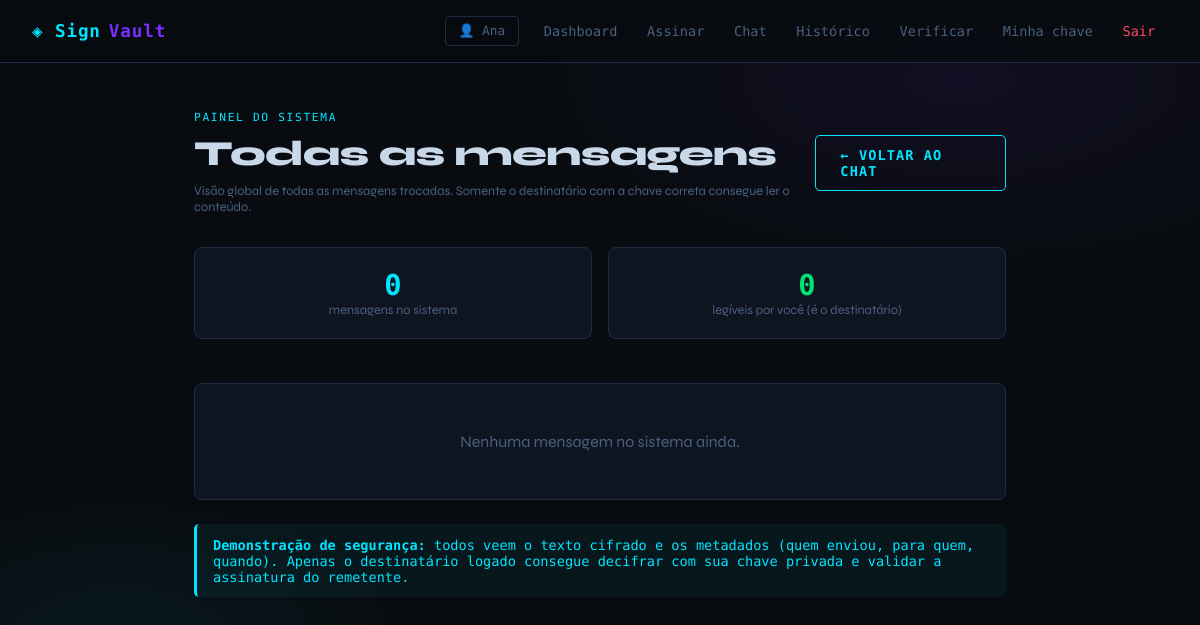
/chat/admin/todas (signed in), run on an earlier commit of the app's database.
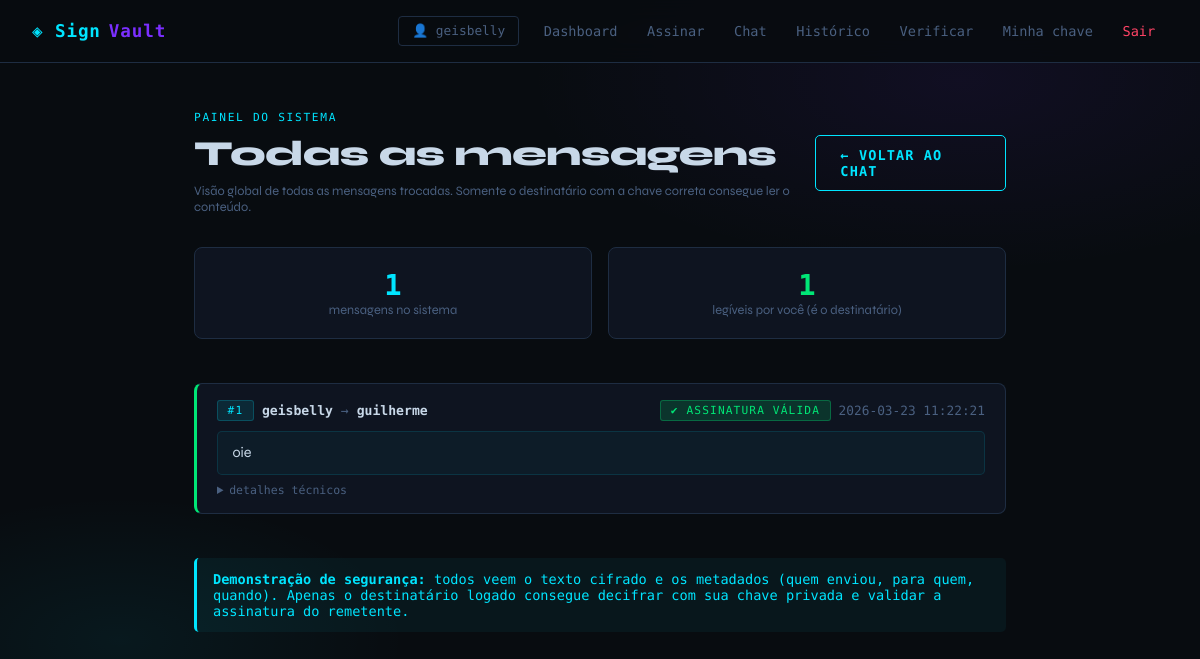
And on a later commit of the database.
### tables this page shows
CREATE TABLE usuarios (
                id INTEGER PRIMARY KEY AUTOINCREMENT,
                nome TEXT UNIQUE NOT NULL,
                senha TEXT NOT NULL,
                criado_em TEXT NOT NULL
            );

CREATE TABLE mensagens (
                id INTEGER PRIMARY KEY AUTOINCREMENT,
                remetente_id        INTEGER NOT NULL,
                destinatario_id     INTEGER NOT NULL,
                texto_cifrado       TEXT NOT NULL,
                texto_cifrado_rem   TEXT NOT NULL,
                assinatura          TEXT NOT NULL,
                hash_texto          TEXT NOT NULL,
                algoritmo           TEXT NOT NULL DEFAULT 'RSA-OAEP-AES256GCM+PKCS1v15-SHA256',
                enviado_em          TEXT NOT NULL,
                lida                INTEGER NOT NULL DEFAULT 0,
                FOREIGN KEY(remetente_id)    REFERENCES usuarios(id),
                FOREIGN KEY(destinatario_id) REFERENCES usuarios(id)
            );

### app.py (the view)
@app.route("/chat/admin/todas")
def chat_admin_todas():
    if not login_required():
        return redirect("/login")
    db = get_db()
    msgs_raw = db.execute("""
        SELECT m.*, r.nome as remetente_nome, d.nome as destinatario_nome
        FROM mensagens m
        JOIN usuarios r ON r.id = m.remetente_id
        JOIN usuarios d ON d.id = m.destinatario_id
        ORDER BY m.id DESC
    """).fetchall()
    chave_priv = db.execute(
        "SELECT privada FROM chaves WHERE usuario_id=?", (session["user_id"],)
    ).fetchone()["privada"]
    mensagens = []
    for m in msgs_raw:
        msg = dict(m)
        sou_destinatario = (m["destinatario_id"] == session["user_id"])
        sou_remetente    = (m["remetente_id"]    == session["user_id"])
        if sou_destinatario:
            try:
                msg["texto_claro"] = decifrar_com(m["texto_cifrado"], chave_priv)
                chave_pub_rem = db.execute(
                    "SELECT publica FROM chaves WHERE usuario_id=?", (m["remetente_id"],)
                ).fetchone()["publica"]
                msg["assinatura_valida"] = verificar(msg["texto_claro"], m["assinatura"], chave_pub_rem)
            except Exception:
                msg["texto_claro"] = None
                msg["assinatura_valida"] = None
        elif sou_remetente:
            try:
                msg["texto_claro"] = decifrar_com(m["texto_cifrado_rem"], chave_priv)
                msg["assinatura_valida"] = True
            except Exception:
                msg["texto_claro"] = None
                msg["assinatura_valida"] = None
        else:
            msg["texto_claro"] = None
            msg["assinatura_valida"] = None
        mensagens.append(msg)
    return render_template("chat_admin.html", mensagens=mensagens)

### app.py (called while the page is built)
@app.teardown_appcontext
def close_connection(exception):
    db = getattr(g, "_database", None)
    if db is not None:
        db.close()

def login_required():
    return "user_id" in session

### crypto_utils.py (called while the page is built)
def decifrar_com(envelope_b64, chave_privada_str):
    private_key = serialization.load_pem_private_key(
        chave_privada_str.encode(), password=None
    )
    envelope = json.loads(base64.b64decode(envelope_b64).decode())
    aes_key = private_key.decrypt(
        base64.b64decode(envelope["k"]),
        padding.OAEP(
            mgf=padding.MGF1(algorithm=hashes.SHA256()),
            algorithm=hashes.SHA256(),
            label=None
        )
    )
    nonce  = base64.b64decode(envelope["n"])
    ct     = base64.b64decode(envelope["c"])
    aesgcm = AESGCM(aes_key)
    return aesgcm.decrypt(nonce, ct, None).decode()

### database.py (called while the page is built)
def get_db():
    db = getattr(g, "_database", None)
    if db is None:
        db = g._database = sqlite3.connect(DATABASE)
        db.row_factory = sqlite3.Row
    return db

### templates/chat_admin.html (shortened to what this page needs)
{% extends "base.html" %}
{% block content %}
<div class="flex-between" style="margin-bottom:2rem;">
    <div>
        <div class="tag">Painel do sistema</div>
        <h1>Todas as mensagens</h1>
        <p class="muted small">Visão global de todas as mensagens trocadas. Somente o destinatário com a chave correta consegue ler o conteúdo.</p>
    </div>
    <a href="/chat" class="btn btn-secondary">← Voltar ao chat</a>
</div>
{% set total = mensagens|length %}
{% set legiveis = mensagens|selectattr("texto_claro")|list|length %}
<div class="grid2" style="margin-bottom:1.5rem;">
    <div class="card" style="text-align:center; padding:1.25rem;">
        <div style="font-size:1.8rem; font-weight:800; font-family:var(--mono); color:var(--accent);">{{ total }}</div>
        <div class="muted small">mensagens no sistema</div>
    </div>
    <div class="card" style="text-align:center; padding:1.25rem;">
        <div style="font-size:1.8rem; font-weight:800; font-family:var(--mono); color:var(--ok);">{{ legiveis }}</div>
        <div class="muted small">legíveis por você (é o destinatário)</div>
    </div>
</div>
{% if mensagens %}
<div style="display:flex; flex-direction:column; gap:0.75rem;">
{% for m in mensagens %}
<div class="card" style="
    border-left: 3px solid {% if m.texto_claro %}{% if m.assinatura_valida %}var(--ok){% else %}var(--danger){% endif %}{% else %}var(--border){% endif %};
    padding: 1rem 1.25rem;
">
    <div class="flex-between" style="margin-bottom:0.6rem;">
        <div class="flex" style="gap:0.5rem; flex-wrap:wrap;">
            <span class="badge badge-info">#{{ m.id }}</span>
            <span style="font-family:var(--mono); font-size:0.82rem;">
                <strong>{{ m.remetente_nome }}</strong>
                <span class="muted"> → </span>
                <strong>{{ m.destinatario_nome }}</strong>
            </span>
        </div>
        <div class="flex" style="gap:0.5rem;">
            {% if m.texto_claro %}
                {% if m.assinatura_valida %}
                    <span class="badge badge-ok">✔ assinatura válida</span>
                {% else %}
                    <span class="badge badge-err">❌ assinatura inválida</span>
                {% endif %}
            {% else %}
                <span class="badge" style="background:rgba(74,96,128,0.2); color:var(--muted); border:1px solid var(--border);">🔒 cifrado</span>
            {% endif %}
            <span class="muted small mono">{{ m.enviado_em }}</span>
        </div>
    </div>
    {% if m.texto_claro %}
        <div style="background:rgba(0,229,255,0.04); border:1px solid rgba(0,229,255,0.12); border-radius:5px; padding:0.65rem 0.9rem; margin-bottom:0.5rem;">
            <p style="font-size:0.9rem; line-height:1.5; margin:0;">{{ m.texto_claro }}</p>
        </div>
    {% endif %}
    <details style="margin-top:0.25rem;">
        <summary style="font-family:var(--mono); font-size:0.72rem; color:var(--muted); cursor:pointer; user-select:none;">
            detalhes técnicos
        </summary>
    </details>
</div>
{% endfor %}
</div>
{% else %}
<div class="card" style="text-align:center; padding:3rem;">
    <p class="muted">Nenhuma mensagem no sistema ainda.</p>
</div>
{% endif %}
<div class="alert alert-info" style="margin-top:1.5rem;">
    <strong>Demonstração de segurança:</strong> todos veem o texto cifrado e os metadados (quem enviou, para quem, quando). Apenas o destinatário logado consegue decifrar com sua chave privada e validar a assinatura do remetente.
</div>
{% endblock %}

### templates/base.html (shortened to what this page needs)
<!DOCTYPE html>
<html lang="pt-br">
<head>
</head>
<body>
<nav>
    <div class="logo">◈ Sign<span>Vault</span></div>
    <div class="nav-links">
        {% if session.get("user_nome") %}
            <span class="nav-user">👤 {{ session["user_nome"] }}</span>
            <a href="/dashboard">Dashboard</a>
            <a href="/sign">Assinar</a>
            <a href="/chat">Chat</a>
            <a href="/history">Histórico</a>
            <a href="/verify">Verificar</a>
            <a href="/mykey">Minha chave</a>
            <a href="/logout" class="danger">Sair</a>
        {% else %}
            <a href="/login">Login</a>
            <a href="/register">Cadastro</a>
            <a href="/verify">Verificar</a>
            <a href="/test">Testes</a>
            <a href="/test">Testes</a>
        {% endif %}
    </div>
</nav>
<main>
    {% block content %}{% endblock %}
</main>
</body>
</html>

What changed in the data, as far as the page shows it:
now on this page (row edited): usuarios: user_nome "geisbelly"
added mensagens: id "1", remetente_nome "geisbelly", destinatario_nome "guilherme", enviado_em "2026-03-23 11:22:21", texto_claro "oie"
Also different on the page:
{{ total }}: "0" → "1"
{{ legiveis }}: "0" → "1"
{{ session["user_nome"] }}: "Ana" → (not shown)
text no longer shown: "Nenhuma mensagem no sistema ainda."
